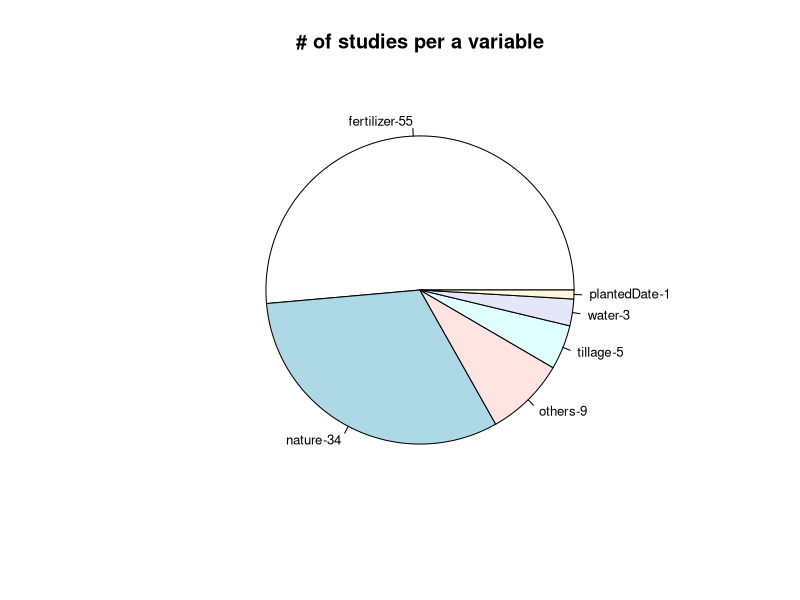
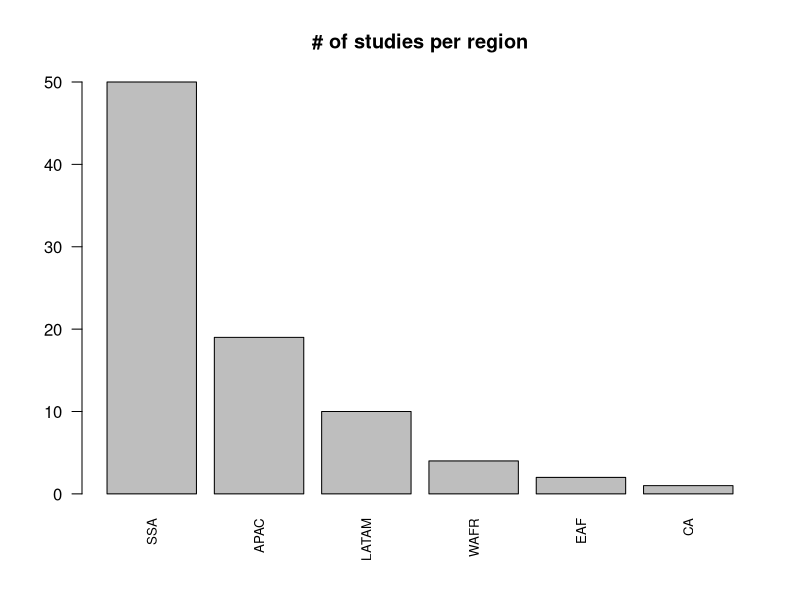

Recreate these plots in R, in order. (Note: this script raises an error after producing the figures.)
## ---- chunk 1
knitr::opts_chunk$set(echo = TRUE)
## ---- chunk 2
literatureReview <- read.csv("./literatureReview.csv")
#Assigning IDs to every study to group them afterwards as the STUDYID col is not an unique identifier
LR <- transform(literatureReview,id=as.numeric(factor(title)))
## ---- chunk 3
#Grouping the studies previously segmented either nature or nutrite based on a subjective evaluation i.e. all studies that have the keyword 'overcrop' were assigned to the category 'nature'
nurture <- c(1,3,4,12,13,14,15,17,18,19,20,21,22,23,24,25,26,28,29,30,31,32,33,34,35,38,39,40,41,42,43,50,51,52,53,56,57,59,61,62,63,65,66,67,68,74,75,76,77,78,79,80,81,82,83,84,85,86,87,88,91,93,94,95,96,97,98,99,100,102,103,104,106)
LRUnique <- unique(LR[c('id','title','region')])
LRUnique <- cbind(LRUnique, articleType=ifelse(LRUnique$id %in% nurture, "nurture", "nature"))
LRUnique <- cbind(LRUnique, articleTypeDetailed=ifelse(LRUnique$articleType=="nature","nature",ifelse(grepl('water|dry|hydraulic', ignore.case = TRUE, LRUnique$title), "water",                                                 ifelse(grepl('nutrition|potassium|fertilizer|fertilizing|fertilizers|nitrogen|mineral|fertilization|ash|potassium|land|nutrient|soil', ignore.case = TRUE, LRUnique$title),"fertilizer",
ifelse(grepl('tillage|tilled', ignore.case = TRUE, LRUnique$title),"tillage",
ifelse(grepl('date', ignore.case = TRUE, LRUnique$title),"plantedDate","others"))))))
## ---- chunk 4
#Building a graph
LRFreq <- as.data.frame(table(LRUnique$articleTypeDetailed)) 
LROrdered <- LRFreq[order(-LRFreq$Freq),]
pie(LROrdered$Freq, 
    labels = paste(LROrdered$Var1,"-", LROrdered$Freq, sep=""), 
    main="# of studies per a variable",
    cex=0.8)    
## ---- chunk 5
#Extracting title of the article which has plantedDate
LRUnique[LRUnique[, "articleTypeDetailed"] == "plantedDate",]
## ---- chunk 6
LRFreqReg <- as.data.frame(table(LRUnique$region)) 
LROrderedReg <- LRFreqReg[order(-LRFreqReg$Freq),]
barplot(LROrderedReg$Freq, main="# of studies per region", 
        las=2, cex.names=0.8,
        names.arg = c("SSA", "APAC" , "LATAM", "WAFR", 
                      "EAF","CA"))
## ---- chunk 7
LRUniqueObservations <- unique(LR[c('id','region','monthPlanted')])
attach(LRUniqueObservations)
temperatureRegion <- data.frame(unclass(table(LRUniqueObservations$region,LRUniqueObservations$monthPlanted)))
temperatureRegion
## ---- chunk 8
#Removing NAs to calculate average
stratchRemovedNa <- LR[!is.na(LR$percStarch1), ]
stratchRemovedNa <- stratchRemovedNa[!is.na(stratchRemovedNa$region), ]

library(plyr)
meanRegion <- ddply(stratchRemovedNa, .(region,monthPlanted), colwise(mean, .(percStarch1)))
plot(percStarch1 ~ monthPlanted,
     las=2, 
     cex.axis=0.6,     
     ylab = "Mean of Starch conent, %",
     xlab= "",
     main = "Starch conent by planting date",
     data = meanRegion)
